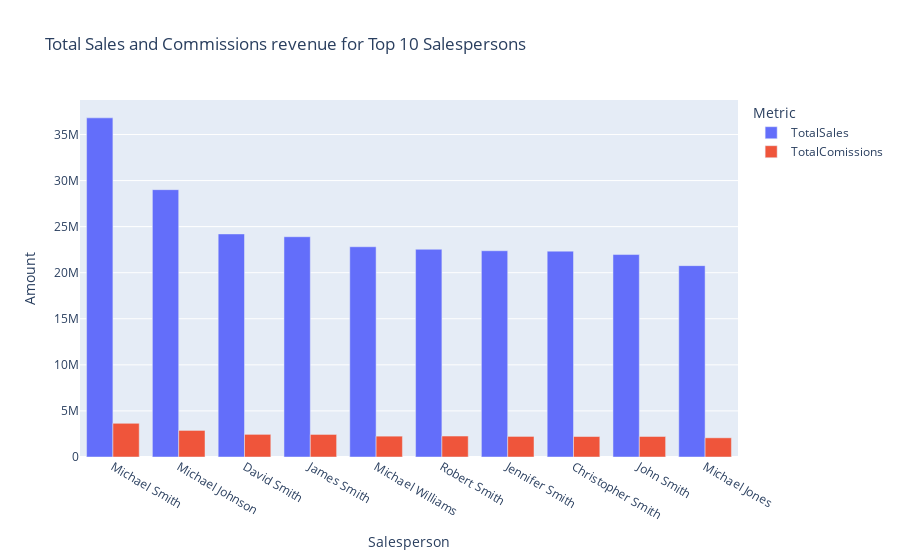
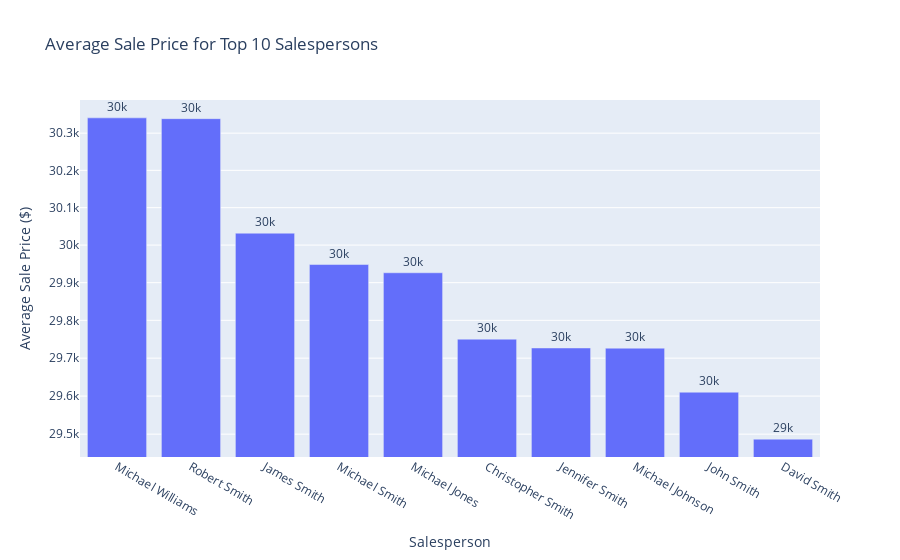

Here is the notebook cell these charts were saved with, in order:
### Markdown cell above
<h4>2. Salespersons Performance Analysis</h4>
<p>Display key metrics including total sales, average sale price, total commissions, and performance rankings. This analysis highlights top performers and pinpoints improvement opportunities.</p>

### Code cell
#Total sales and average sale price per salesperson
sales_performance = car_sales.groupby('Salesperson').agg(
  TotalSales = pd.NamedAgg(column= 'Sale Price', aggfunc= 'sum'),
  AverageSalePrice = pd.NamedAgg(column= 'Sale Price', aggfunc= 'mean'),
  TotalComissions = pd.NamedAgg (column = 'Commission Earned', aggfunc= 'sum')
).reset_index()

#Rank salespersons based on TotalSales
sales_performance['SalesRank'] = sales_performance['TotalSales'].rank(method='dense', ascending=False)
# on TotalComissions
sales_performance['Comission_Rank'] = sales_performance['TotalComissions'].rank(method='dense', ascending=False)

#Show in pandas
#sales_performance.sort_values(by=['SalesRank', 'Comission_Rank'], ascending = True)

## Visualization Plotly
# Top 10 Salesperson
N = 10
top_salespersons = sales_performance.sort_values(by='TotalSales', ascending=False).head(N)

fig = px.bar(top_salespersons,
             x='Salesperson',
             y=['TotalSales', 'TotalComissions'],
             title='Total Sales and Commissions revenue for Top 10 Salespersons',
             labels={'value':'Amount', 'variable':'Metric'},
             barmode='group')
fig.update_layout(xaxis_title='Salesperson', yaxis_title='Amount', xaxis={'categoryorder':'total descending'})
fig.show()

# Average Sale Price of Top Performers
fig_avg = px.bar(top_salespersons,
                 x='Salesperson',
                 y='AverageSalePrice',
                 title='Average Sale Price for Top 10 Salespersons',
                 labels={'AverageSalePrice': 'Average Sale Price'},
                 text='AverageSalePrice')
fig_avg.update_layout(xaxis_title='Salesperson', yaxis_title='Average Sale Price ($)',
                      xaxis={'categoryorder':'total descending'},
                      yaxis=dict(type='log'))  # Optional: Use a log scale if wide variance
fig_avg.update_traces(texttemplate='%{text:.2s}', textposition='outside')
fig_avg.show()

### Figure 1 — Plotly figure (JSON) as saved in the notebook; plotly's stock layout.template omitted (floating-point values rounded to 4 significant figures)
{"data": [{"alignmentgroup": "True", "hovertemplate": "Metric=TotalSales<br>Salesperson=%{x}<br>Amount=%{y}<extra></extra>", "legendgroup": "TotalSales", "marker": {"color": "#636efa", "pattern": {"shape": ""}}, "name": "TotalSales", "offsetgroup": "TotalSales", "orientation": "v", "showlegend": true, "textposition": "auto", "type": "bar", "x": ["Michael Smith", "Michael Johnson", "David Smith", "James Smith", "Michael Williams", "Robert Smith", "Jennifer Smith", "Christopher Smith", "John Smith", "Michael Jones"], "xaxis": "x", "y": [36806401, 29012949, 24208781, 23905299, 22816628, 22541917, 22384383, 22342430, 21970840, 20768839], "yaxis": "y"}, {"alignmentgroup": "True", "hovertemplate": "Metric=TotalComissions<br>Salesperson=%{x}<br>Amount=%{y}<extra></extra>", "legendgroup": "TotalComissions", "marker": {"color": "#EF553B", "pattern": {"shape": ""}}, "name": "TotalComissions", "offsetgroup": "TotalComissions", "orientation": "v", "showlegend": true, "textposition": "auto", "type": "bar", "x": ["Michael Smith", "Michael Johnson", "David Smith", "James Smith", "Michael Williams", "Robert Smith", "Jennifer Smith", "Christopher Smith", "John Smith", "Michael Jones"], "xaxis": "x", "y": [3658000.0, 2884000.0, 2457000.0, 2448000.0, 2263000.0, 2276000.0, 2234000.0, 2222000.0, 2227000.0, 2083000.0], "yaxis": "y"}], "layout": {"barmode": "group", "legend": {"title": {"text": "Metric"}, "tracegroupgap": 0}, "title": {"text": "Total Sales and Commissions revenue for Top 10 Salespersons"}, "xaxis": {"anchor": "y", "categoryorder": "total descending", "domain": [0, 1], "title": {"text": "Salesperson"}}, "yaxis": {"anchor": "x", "domain": [0, 1], "title": {"text": "Amount"}}}}

### Figure 2 — Plotly figure (JSON) as saved in the notebook; plotly's stock layout.template omitted (floating-point values rounded to 4 significant figures)
{"data": [{"alignmentgroup": "True", "hovertemplate": "Salesperson=%{x}<br>Average Sale Price=%{text}<extra></extra>", "legendgroup": "", "marker": {"color": "#636efa", "pattern": {"shape": ""}}, "name": "", "offsetgroup": "", "orientation": "v", "showlegend": false, "text": [29950.0, 29730.0, 29490.0, 30030.0, 30340.0, 30340.0, 29730.0, 29750.0, 29610.0, 29930.0], "textposition": "outside", "texttemplate": "%{text:.2s}", "type": "bar", "x": ["Michael Smith", "Michael Johnson", "David Smith", "James Smith", "Michael Williams", "Robert Smith", "Jennifer Smith", "Christopher Smith", "John Smith", "Michael Jones"], "xaxis": "x", "y": [29950.0, 29730.0, 29490.0, 30030.0, 30340.0, 30340.0, 29730.0, 29750.0, 29610.0, 29930.0], "yaxis": "y"}], "layout": {"barmode": "relative", "legend": {"tracegroupgap": 0}, "title": {"text": "Average Sale Price for Top 10 Salespersons"}, "xaxis": {"anchor": "y", "categoryorder": "total descending", "domain": [0, 1], "title": {"text": "Salesperson"}}, "yaxis": {"anchor": "x", "domain": [0, 1], "title": {"text": "Average Sale Price ($)"}, "type": "log"}}}
